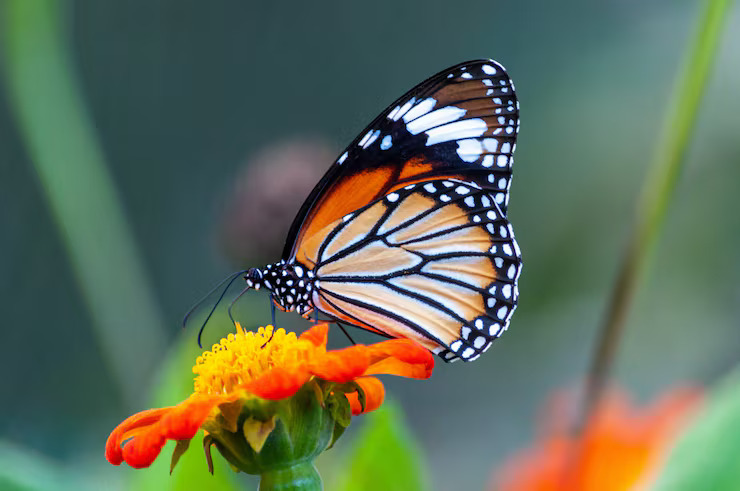
#> input picture image.jpg, 740 x 491 px
$ jupyter execute Spatial_Domain_Filtering_Lab.ipynb
#> lines starting #> are read from the running program, lines starting #| are printed output that depends on the picture
# Spatial Domain Filtering Lab

Based on the Kathmandu University AICL 311 Image Processing Lab Manual.

## Setup
Import required libraries and load a grayscale image named `image.png`.

[cell 1]
import numpy as np
import cv2
import matplotlib.pyplot as plt
from scipy.ndimage import convolve, gaussian_filter
from skimage.metrics import peak_signal_noise_ratio as psnr
from skimage.metrics import structural_similarity as ssim

img = cv2.imread('image.jpg', cv2.IMREAD_GRAYSCALE)
#> img: shape (491, 740); min 0, max 255, mean 103.6
img = img.astype(np.float64) / 255.0

np.random.seed(42)
noise_sigma = 0.05
noisy = img + np.random.normal(0, noise_sigma, img.shape)
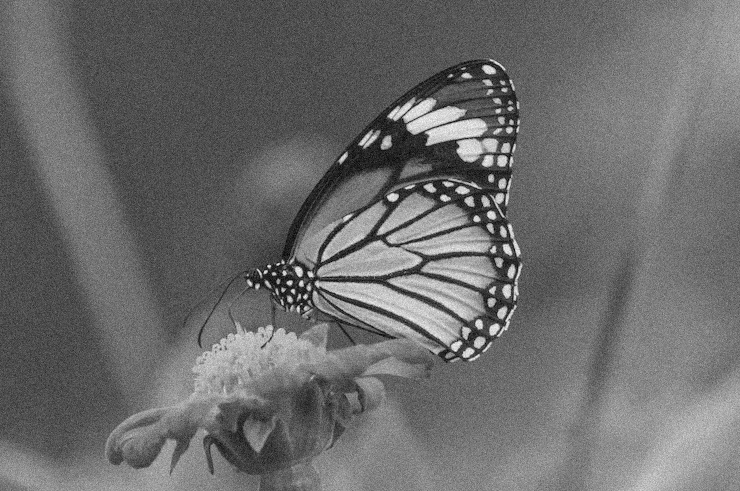
#> noisy: shape (491, 740) float64; min -0.146, max 1.16, mean 0.406; drawn with min black and max white
noisy = np.clip(noisy, 0, 1)

# Experiment 1: Spatial Smoothing Filters

[cell 2]
def box_filter(image, kernel_size):
#> called with kernel_size = 3
    kernel = np.ones((kernel_size, kernel_size), dtype=np.float64)/(kernel_size*kernel_size)
    return convolve(image, kernel, mode='reflect')

sizes = [3, 7, 15]
results_box = [box_filter(noisy, k) for k in sizes]
#> results_box = 3 items

[cell 3]
sigmas = [0.5, 1.5, 3.0]
results_gauss = [gaussian_filter(noisy, sigma=s, mode='reflect') for s in sigmas]
#> results_gauss = 3 items

[cell 4]
print('Method'.ljust(20), 'PSNR (dB)'.ljust(15), 'SSIM')
print('-'*45)
for k, r in zip(sizes, results_box):
    print(f'Box k={k}'.ljust(20), f'{psnr(img,r,data_range=1.0):.2f}'.ljust(15), f'{ssim(img,r,data_range=1.0):.4f}')
#> this loop made 3 passes
#> k on passes 1 to 3: 3, 7, 15
#| Box k=3              30.15           0.8253
#| Box k=7              24.66           0.8810
#| Box k=15             20.97           0.8114

for s, r in zip(sigmas, results_gauss):
    print(f'Gaussian s={s}'.ljust(20), f'{psnr(img,r,data_range=1.0):.2f}'.ljust(15), f'{ssim(img,r,data_range=1.0):.4f}')
#> this loop made 3 passes
#> s on passes 1 to 3: 0.5, 1.5, 3
#| Gaussian s=0.5       29.51           0.5974
#| Gaussian s=1.5       27.38           0.9038
#| Gaussian s=3.0       23.31           0.8705

[cell 5]
fig, axes = plt.subplots(2, 4, figsize=(16, 8))
axes[0, 0].imshow(noisy, cmap='gray', vmin=0, vmax=1)
axes[0, 0].set_title('Noisy Image')
axes[0, 0].axis('off')
for i, (k, r) in enumerate(zip(sizes, results_box)):
    axes[0, i+1].imshow(r, cmap='gray', vmin=0, vmax=1)
    axes[0, i+1].set_title(f'Box Filter k={k}')
    axes[0, i+1].axis('off')
axes[1, 0].imshow(noisy, cmap='gray', vmin=0, vmax=1)
axes[1, 0].set_title('Noisy Image')
axes[1, 0].axis('off')
for i, (s, r) in enumerate(zip(sigmas, results_gauss)):
    axes[1, i+1].imshow(r, cmap='gray', vmin=0, vmax=1)
    axes[1, i+1].set_title(f'Gaussian Filter s={s}')
    axes[1, i+1].axis('off')
plt.tight_layout()
plt.show()
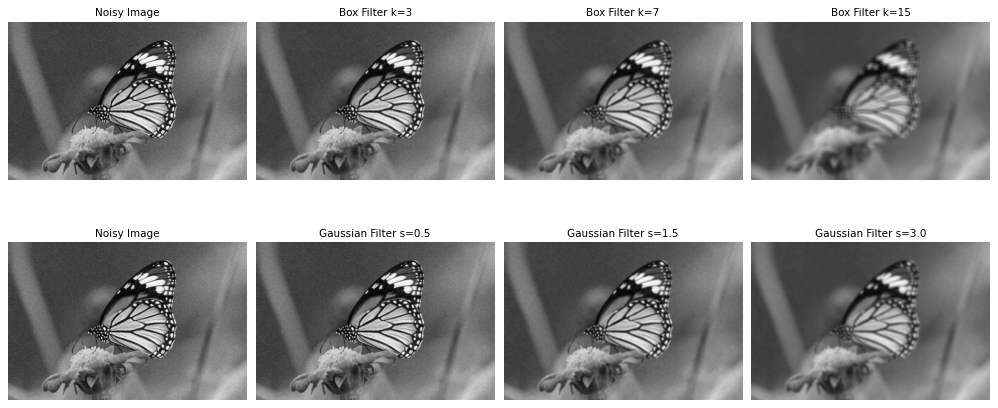
#> figure drawn by matplotlib, 8 panels

- **The Plots:** The noisy original image is compared to the outputs of the Box (Mean) filter and the Gaussian filter at increasing strengths (kernel size $k$ for Box, and standard deviation $\sigma$ for Gaussian).
- **The Explanation:**
  - The **Box filter** applies an equal weight to all neighboring pixels. While it reduces noise, as $k$ gets larger (like $k=7$ or $15$), straight edges start looking like ramp transitions ("blocky"), and ringing artifacts might appear.
  - The **Gaussian filter** gives more weight to the center pixel and tapers off. This makes it smooth the noise out while preserving the integrity of the edges much better.
- **PSNR/SSIM Output:** The printed metrics typically show the Gaussian filter yielding higher PSNR and SSIM scores compared to the Box filter. This mathematical superiority reflects the Gaussian filter's ability to retain structural details (mid-frequencies) without creating the harsh artifacts of the box filter.

# Experiment 2: Laplacian Sharpening

[cell 6]
lap_4 = np.array([[0,-1,0],[-1,4,-1],[0,-1,0]], dtype=np.float64)
lap_8 = np.array([[-1,-1,-1],[-1,8,-1],[-1,-1,-1]], dtype=np.float64)

laplacian_4 = convolve(img, lap_4, mode='reflect')
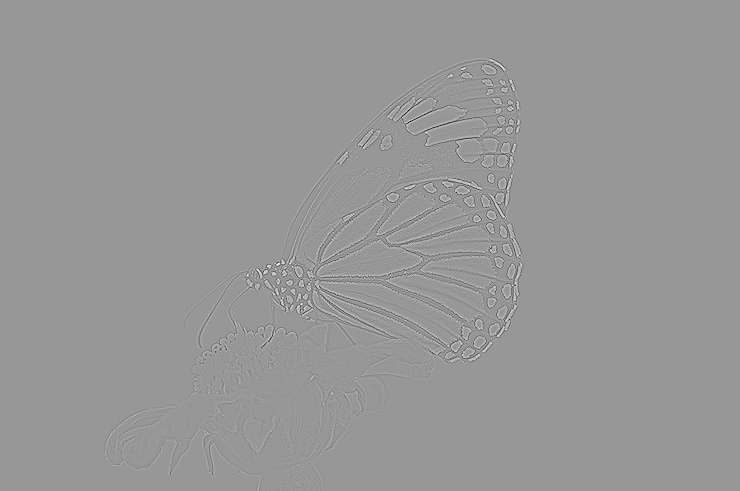
#> laplacian_4: shape (491, 740) float64; min -1.94, max 1.33, mean -1.13e-19; drawn with min black and max white
laplacian_8 = convolve(img, lap_8, mode='reflect')

sharp_4 = np.clip(img - laplacian_4, 0, 1)
sharp_8 = np.clip(img - laplacian_8, 0, 1)
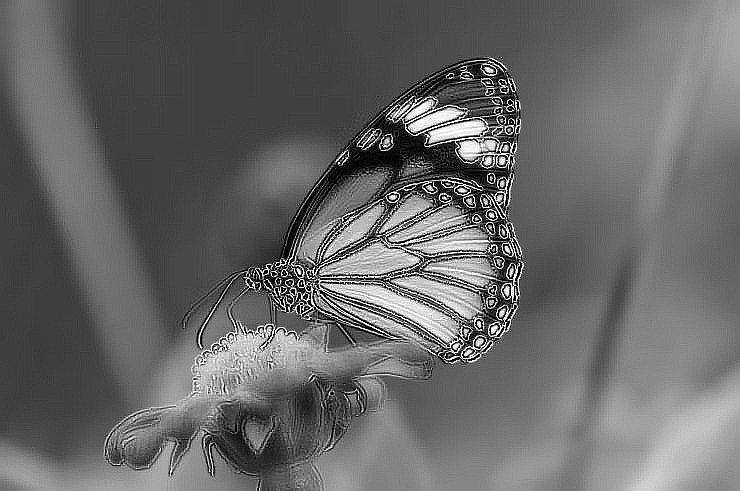
#> sharp_8: shape (491, 740) float64; min 0, max 1, mean 0.407

[cell 7]
sharp_noisy_4 = np.clip(noisy - convolve(noisy, lap_4, mode='reflect'), 0, 1)
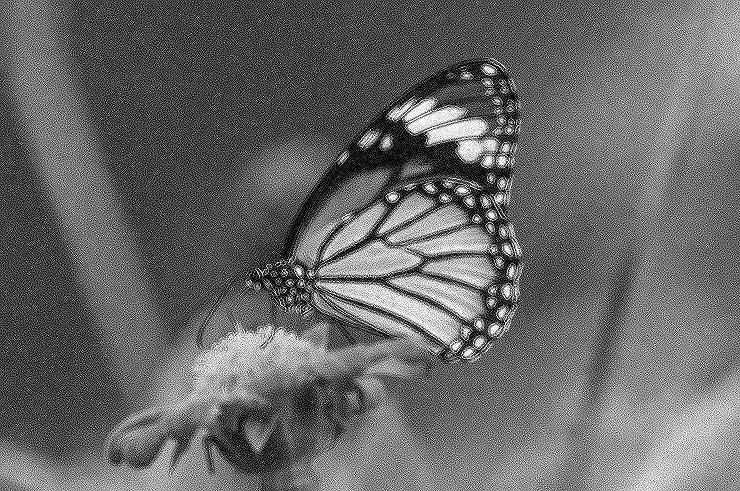
#> sharp_noisy_4: shape (491, 740) float64; min 0, max 1, mean 0.409
smoothed_first = gaussian_filter(noisy, sigma=1.0)
sharp_after_smooth = np.clip(smoothed_first - convolve(smoothed_first, lap_4, mode='reflect'), 0, 1)

[cell 8]
fig, axes = plt.subplots(2, 3, figsize=(15, 10))
axes[0, 0].imshow(img, cmap='gray', vmin=0, vmax=1)
axes[0, 0].set_title('Original')
axes[0, 0].axis('off')
axes[0, 1].imshow(sharp_4, cmap='gray', vmin=0, vmax=1)
axes[0, 1].set_title('Sharpened (Laplacian 4)')
axes[0, 1].axis('off')
axes[0, 2].imshow(sharp_8, cmap='gray', vmin=0, vmax=1)
axes[0, 2].set_title('Sharpened (Laplacian 8)')
axes[0, 2].axis('off')
axes[1, 0].imshow(noisy, cmap='gray', vmin=0, vmax=1)
axes[1, 0].set_title('Noisy')
axes[1, 0].axis('off')
axes[1, 1].imshow(sharp_noisy_4, cmap='gray', vmin=0, vmax=1)
axes[1, 1].set_title('Sharpened Noisy (Lap 4)')
axes[1, 1].axis('off')
axes[1, 2].imshow(sharp_after_smooth, cmap='gray', vmin=0, vmax=1)
axes[1, 2].set_title('Smoothed then Sharpened')
axes[1, 2].axis('off')
plt.tight_layout()
plt.show()

- **The Plots:** Comparisons of the original and noisy images being sharpened using two different Laplacian kernels (`lap_4` without diagonals, and `lap_8` with diagonals).
- **The Explanation:**
  - The Laplacian highlights regions of rapid intensity change (edges). Subtracting this from the image makes edges crisper. The 8-neighbor kernel gives a much stronger sharpening effect than the 4-neighbor one because it accounts for diagonal intensity changes.
  - **The Noisy Image Problem:** When applying the Laplacian directly to the noisy image, the noise is drastically amplified—the image looks terrible because noise is entirely made up of high-frequency changes.
  - **The Solution:** The last plot (Smoothed then Sharpened) shows that by applying a Gaussian blur *first* to dampen the noise, and *then* sharpening, you can recover edge detail without amplifying the noise.

# Experiment 3: Unsharp Masking

[cell 9]
def unsharp_mask(image, sigma, k=1.0):
    blurred = gaussian_filter(image, sigma=sigma, mode='reflect')
    mask = image - blurred
    sharpened = image + k * mask
    return np.clip(sharpened, 0, 1), mask

[cell 10]
fig, axes = plt.subplots(2, 4, figsize=(16, 8))
sigmas_um = [0.5, 1.0, 2.0, 4.0]
for i, sigma in enumerate(sigmas_um):
    result, mask = unsharp_mask(img, sigma=sigma, k=1.0)
    axes[0, i].imshow(mask, cmap='RdBu_r', vmin=-0.2, vmax=0.2)
    axes[0, i].set_title(f'Mask (sigma={sigma})')
    axes[0, i].axis('off')
    axes[1, i].imshow(result, cmap='gray', vmin=0, vmax=1)
    axes[1, i].set_title(f'Sharpened (sigma={sigma})')
    axes[1, i].axis('off')
plt.tight_layout()
plt.show()
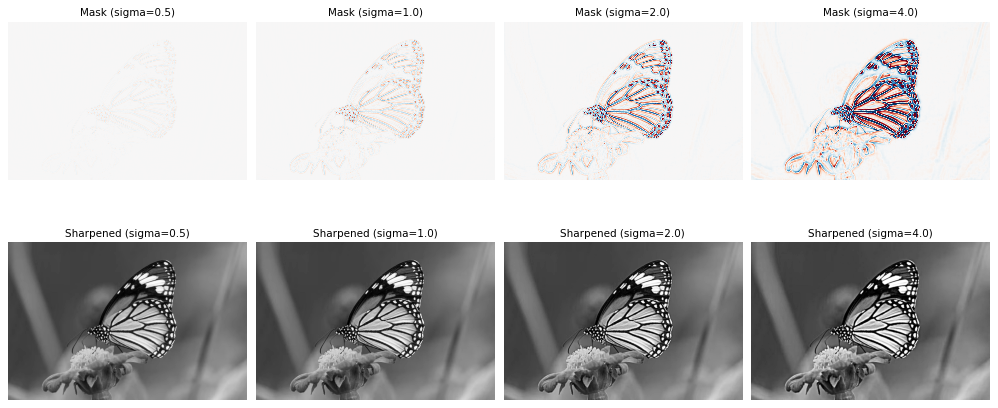
#> figure drawn by matplotlib, 8 panels

[cell 11]
sigma_fixed = 1.0
for k in [0.5, 1.0, 2.0, 5.0]:
    result, mask = unsharp_mask(img, sigma=sigma_fixed, k=k)
    p = psnr(img, result, data_range=1.0)
    print(f'k={k} PSNR={p:.2f} dB')
#> this loop made 4 passes
#> p on passes 1 to 4: 38.04, 32.83, 28.31, 23.53
#| k=0.5 PSNR=38.04 dB
#| k=1.0 PSNR=32.83 dB
#| k=2.0 PSNR=28.31 dB
#| k=5.0 PSNR=23.53 dB

[cell 12]
_, mask = unsharp_mask(img, sigma=1.0, k=1.0)
#> in unsharp_mask (call 9), `sharpened = image + k * mask`:
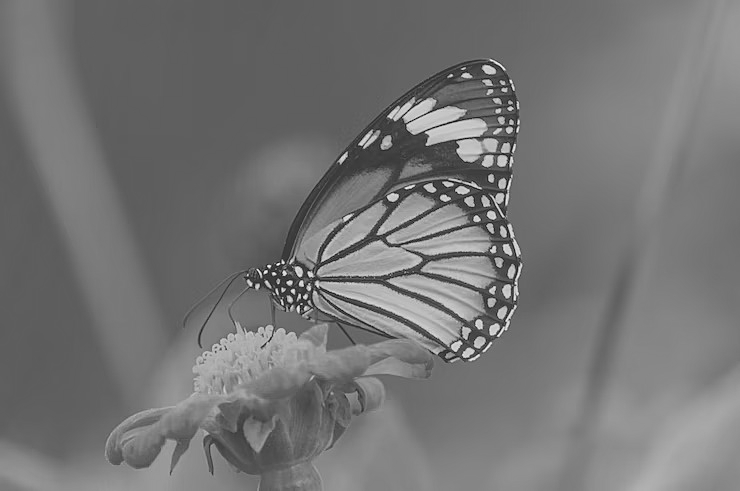
#> sharpened: shape (491, 740) float64; min -0.408, max 1.37, mean 0.406; drawn with min black and max white
fig, axes = plt.subplots(1,3,figsize=(12,4))
axes[0].imshow(img,cmap='gray',vmin=0,vmax=1)
axes[0].set_title('Original')
axes[1].imshow(mask,cmap='RdBu_r',vmin=-0.2,vmax=0.2)
axes[1].set_title('Mask')
axes[2].imshow(img+mask,cmap='gray',vmin=0,vmax=1)
axes[2].set_title('Sharpened')
plt.tight_layout()
plt.show()

- **The Plots:** The isolated **Masks** (the detail signals) and the resulting **Sharpened** images across different values of $\sigma$. The masks are plotted with a red-blue colormap where flat regions are neutral, and edges show up as bright red/blue lines.
- **The Explanation:**
  - Unsharp masking works by subtracting a blurred version of the image from the original to isolate the "edges".
  - When $\sigma$ is small ($0.5$), the mask only captures very fine, tiny details. As $\sigma$ increases ($4.0$), the mask captures broader, thicker edge structures.
  - By adding this mask back into the image (controlled by the multiplier $k$), you force the edges to become more pronounced, artificially making the image look crisper.

# Experiment 4: High-Boost Filtering

[cell 13]
def high_boost_filter(image, sigma, A):
#> called with sigma = 1.5, A = 1
    blurred = gaussian_filter(image, sigma=sigma, mode='reflect')
    return np.clip(A*image - blurred, 0, 1)

sigma_hb = 1.5
boost_factors = [1.0, 1.5, 2.0, 3.0, 5.0]
results_hb = [high_boost_filter(img, sigma_hb, A) for A in boost_factors]
#> call 2 of high_boost_filter, with sigma = 1.5, A = 1.5
#> in high_boost_filter (call 2), `return np.clip(A*image - blurred, 0, 1)`:
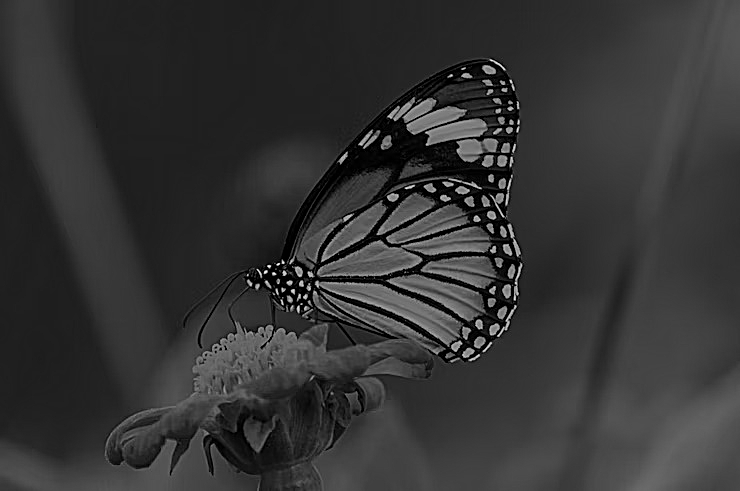
#> returned value: shape (491, 740) float64; min 0, max 1, mean 0.206
#> call 4 of high_boost_filter, with sigma = 1.5, A = 3
#> in high_boost_filter (call 4), `return np.clip(A*image - blurred, 0, 1)`:
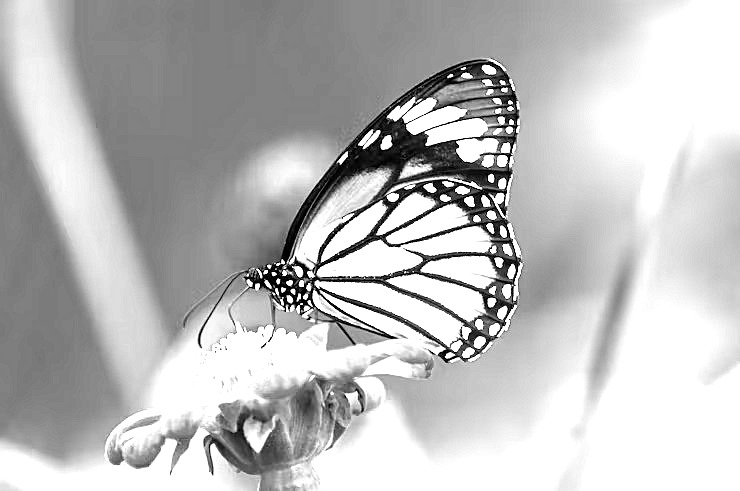
#> returned value: shape (491, 740) float64; min 0, max 1, mean 0.74
#> in high_boost_filter (call 5), `return np.clip(A*image - blurred, 0, 1)`:
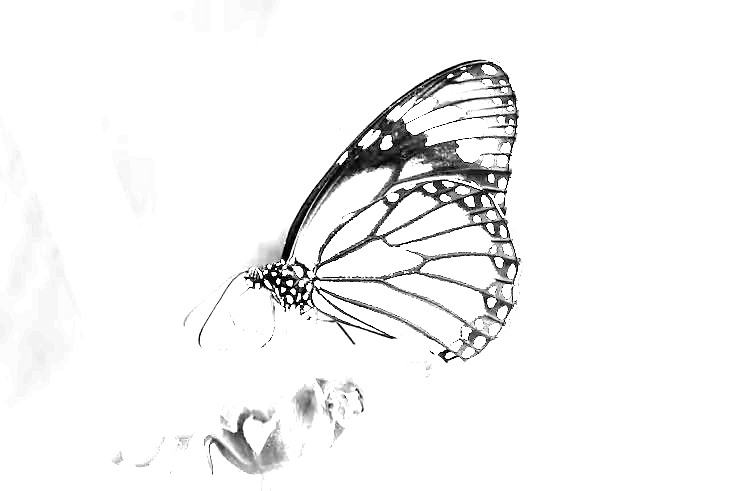
#> returned value: shape (491, 740) float64; min 0, max 1, mean 0.957
#> results_hb = 5 items

[cell 14]
fig, axes = plt.subplots(1, len(boost_factors), figsize=(18,4))
for ax, A, r in zip(axes, boost_factors, results_hb):
    ax.imshow(r, cmap='gray', vmin=0, vmax=1)
    ax.set_title(f'A={A}')
    ax.axis('off')
#> this loop made 5 passes
#> A on passes 1 to 5: 1, 1.5, 2, 3, 5
plt.tight_layout()
plt.show()
